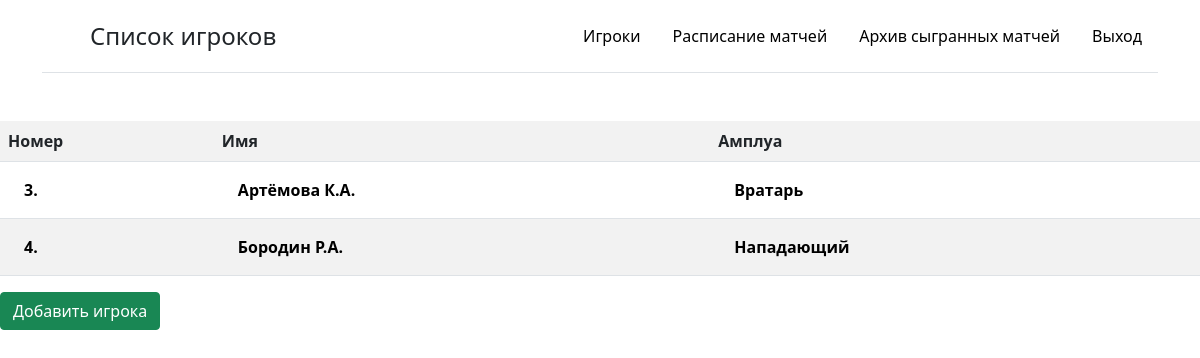
The app's page /listplayer/, older data.
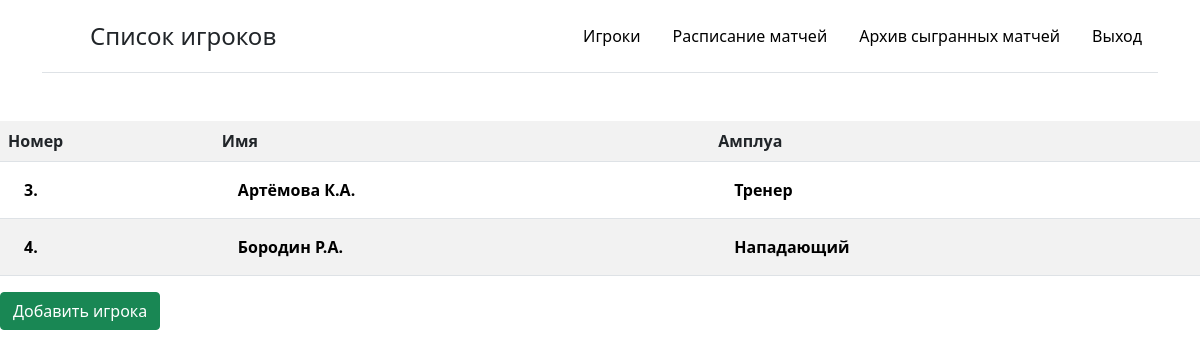
The same page, newer data.
### bd_team/models.py (models this page shows, shortened)
class Player(models.Model):
    name = models.CharField(max_length=100, null=False, verbose_name="ФИО")
    date_birth = models.DateField(null=True, verbose_name="Дата рождения")
    citizenship = models.CharField(max_length=100, null=True, verbose_name="Гражданство")
    role = models.ForeignKey('Category_Player', on_delete=models.PROTECT, null=True, verbose_name="Амплуа")
    number = models.IntegerField(null=False, unique=True, verbose_name="Номер")
    photo = models.ImageField(null=True, upload_to="photos/", verbose_name="Фото")
    base = models.BooleanField(default=False, verbose_name='Основа')
    class Meta():
        ordering = ['number']
    def get_absolute_url(self):
        return reverse('player', kwargs={'player_id': self.pk})

class Category_Player(models.Model):
    name = models.CharField(max_length=100, db_index=True, verbose_name='Амплуа')
    def __str__(self):
        return self.name

### bd_team/views.py (the view)
# urls.py: path('listplayer/', ListPlayer.as_view(), name='list_players'),
class ListPlayer(ListView):
    model = Player
    template_name = 'bd_team/players_list.html'
    def get_context_data(self, *, object_list=None, **kwargs):
        context = super().get_context_data(**kwargs)
        context['menu'] = menu
        context['title'] = "Список игроков"
        context['head'] = ['Номер', 'Имя', 'Амплуа']
        return context

### bd_team/templates/bd_team/players_list.html
{% extends 'bd_team/base.html' %}
{% block content %}
    {% if object_list %}
<table class="table table-striped table-hover" xmlns="http://www.w3.org/1999/html">
    <tr>
      {% for h in head %}
      <th scope="col">{{ h }}</th>
      {% endfor %}
    </tr>
    <div class="btn-group" role="group" aria-label="Basic example">
      {% for p in object_list %}
        <tr>
        <th> <a href="{{ p.get_absolute_url}}"  style="color:black;" class="nav-link"> {{ p.number}}.</a></th>
        <th> <a href="{{ p.get_absolute_url}}"  style="color:black;" class="nav-link"> {{ p.name}}   </a></th>
        <th> <a href="{{ p.get_absolute_url}}"  style="color:black;" class="nav-link"> {{ p.role}}   </a></th>
        </tr>
    </div>
      {% endfor %}
</table>
      {% else %}
     <p>Нет данных об игроках</p>
      {% endif %}
     <a href="{%url 'add_player' %}"  ><button class="btn btn-success" type="submit">Добавить игрока</button></a>
{% endblock %}

Row changes from the older to the newer data that the page shows:
changed Player "Артёмова К.А.": role "Вратарь" → "Тренер"
